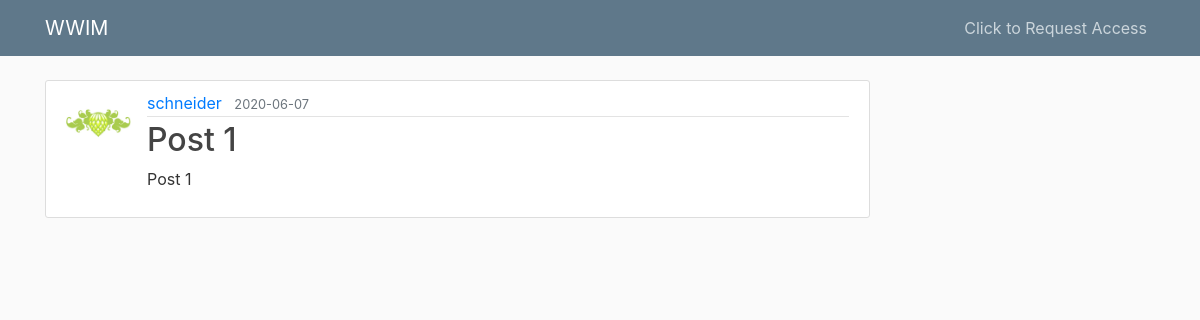
/post/1, run on the app's committed database.
### forecastapp/models.py (models this page shows, shortened)
class User(db.Model, UserMixin):
    id = db.Column(db.Integer, primary_key=True)
    username = db.Column(db.String(20), unique=True, nullable=False)
    email = db.Column(db.String(120), unique=True, nullable=False)
    image_file = db.Column(db.String(20), nullable=False, default='default.jpg')
    password = db.Column(db.String(60), nullable=False)
    posts = db.relationship('Post', backref='author', lazy=True)

class Post(db.Model):
    id = db.Column(db.Integer, primary_key=True)
    title = db.Column(db.String(100), nullable=False)
    date_posted = db.Column(db.DateTime, nullable=False, default=datetime.utcnow)
    content = db.Column(db.Text, nullable=False)
    user_id = db.Column(db.Integer, db.ForeignKey('user.id'), nullable=False)

### forecastapp/posts/routes.py (the view)
@posts.route("/post/<int:post_id>")
def post(post_id):
    post = Post.query.get_or_404(post_id)
    return render_template('post.html', title=post.title, post=post)

### forecastapp/templates/post.html (shortened to what this page needs)
{% extends "layout.html" %}
{% block content %}
  <article class="media content-section">
    <img class="rounded-circle article-img" src="{{ url_for('static', filename='profile_pics/' + post.author.image_file) }}">
    <div class="media-body">
      <div class="article-metadata">
        <a class="mr-2" href="#">{{ post.author.username }}</a>
        <small class="text-muted">{{ post.date_posted.strftime('%Y-%m-%d') }}</small>
      </div>
      <h2 class="article-title">{{ post.title }}</h2>
      <p class="article-content">{{ post.content }}</p>
    </div>
  </article>
{% endblock content %}

### forecastapp/static/main.css (style rules this page uses)
body { background: #fafafa; color: #333333; margin-top: 5rem; }
h1, h2, h3, h4, h5, h6 { color: #444444; }
.content-section { background: #ffffff; padding: 10px 20px; border: 1px solid #dddddd; border-radius: 3px; margin-bottom: 20px; }
.article-title { color: #444444; }
.article-content { white-space: pre-line; }
.article-img { height: 65px; width: 65px; margin-right: 16px; }
.article-metadata { padding-bottom: 1px; margin-bottom: 4px; border-bottom: 1px solid #e3e3e3 }

### data on the page
User: image_file (placeholder picture), author.username "schneider"
Post: date_posted "2020-06-07", title "Post 1", content "Post 1"
